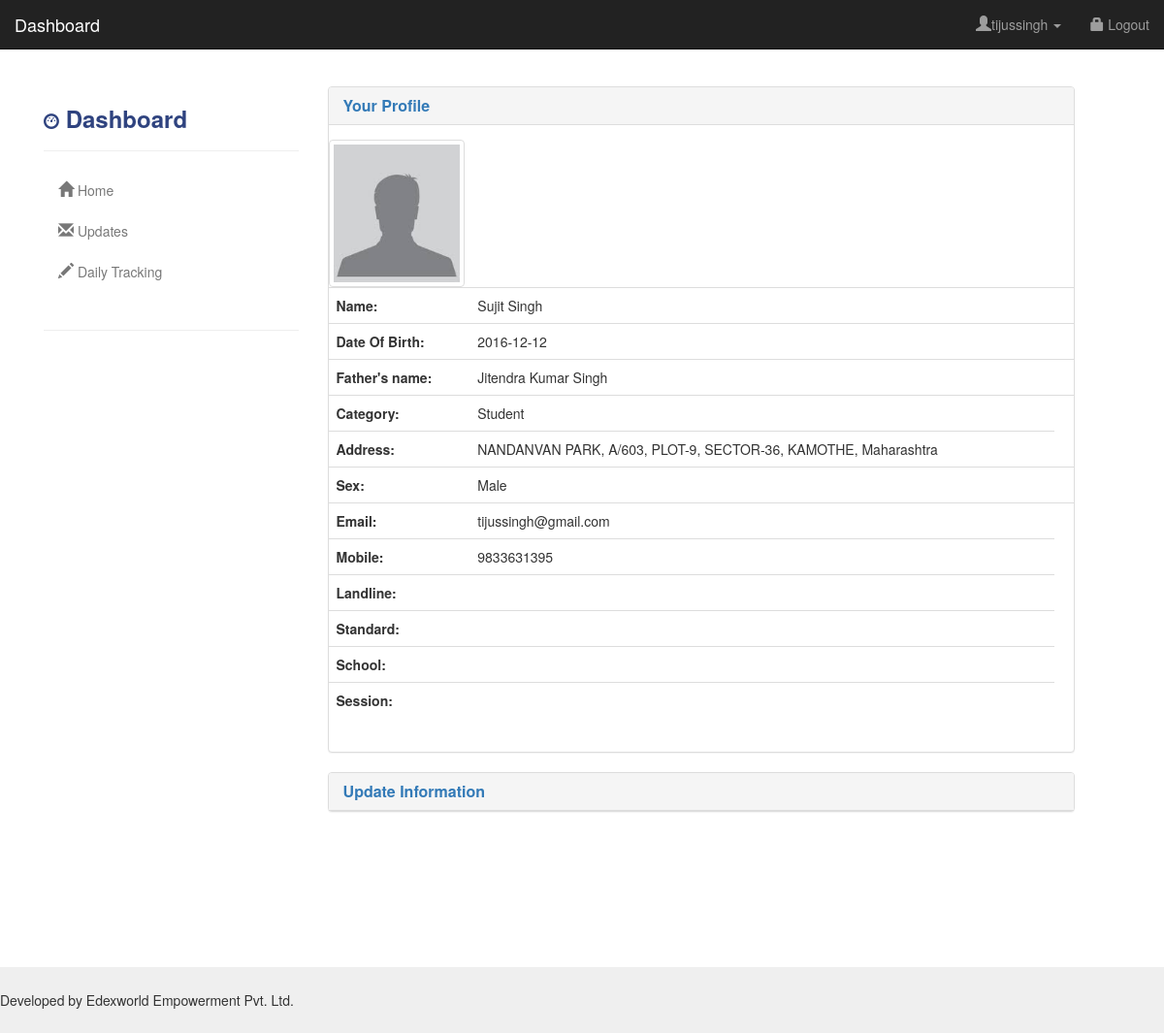
The app's page /dashboard/index.php (signed in) with its own data.
### tables this page shows
CREATE TABLE IF NOT EXISTS `registrations` (
  `id` int(11) NOT NULL AUTO_INCREMENT,
  `uniqueelement` varchar(10) NOT NULL,
  `first_name` varchar(30) NOT NULL,
  `last_name` varchar(30) NOT NULL,
  `father_name` varchar(30) NOT NULL,
  `address` varchar(100) NOT NULL,
  `state` varchar(50) NOT NULL,
  `email` varchar(50) NOT NULL,
  `mobile` varchar(10) NOT NULL,
  `username` varchar(20) NOT NULL,
  `password` varchar(20) NOT NULL,
  `confirm_password` varchar(20) NOT NULL,
  `sex` varchar(10) NOT NULL,
  `dob` varchar(15) NOT NULL,
  `image` varchar(50) NOT NULL,
  `landline` varchar(15) NOT NULL,
  `cat` varchar(10) NOT NULL,
  `verify` varchar(10) NOT NULL,
  `token` varchar(50) NOT NULL,
  PRIMARY KEY (`id`)
);

CREATE TABLE IF NOT EXISTS `student` (
  `id` int(11) NOT NULL AUTO_INCREMENT,
  `uniqueelement` varchar(20) NOT NULL,
  `Academic` varchar(10) NOT NULL,
  `Standard` varchar(10) NOT NULL,
  `schooladdress` varchar(250) NOT NULL,
  `board` varchar(150) NOT NULL,
  `maths_marksobt` varchar(10) NOT NULL,
  `maths_marksexp` varchar(10) NOT NULL,
  `opted_maths` varchar(10) NOT NULL,
  `french_marksobt` varchar(10) NOT NULL,
  `french_marksexp` varchar(10) NOT NULL,
  `opted_french` varchar(10) NOT NULL,
  `science_marksobt` varchar(10) NOT NULL,
  `science_marksexp` varchar(10) NOT NULL,
  `opted_science` varchar(10) NOT NULL,
  `sst_marksobt` varchar(10) NOT NULL,
  `sst_marksexp` varchar(10) NOT NULL,
  `opted_sst` varchar(10) NOT NULL,
  `english_marksobt` varchar(10) NOT NULL,
  `english_marksexp` varchar(10) NOT NULL,
  `opted_english` varchar(10) NOT NULL,
  `hindi_marksobt` varchar(10) NOT NULL,
  `hindi_marksexp` varchar(10) NOT NULL,
  `opted_hindi` varchar(10) NOT NULL,
  `marathi_marksobt` varchar(10) NOT NULL,
  `marathi_marksexp` varchar(10) NOT NULL,
  `opted_marathi` varchar(10) NOT NULL,
  `sanskrit_marksobt` varchar(10) NOT NULL,
  `sanskrit_marksexp` varchar(10) NOT NULL,
  `opted_sanskrit` varchar(10) NOT NULL,
  `others_marksobt` varchar(10) NOT NULL,
  `others_marksexp` varchar(10) NOT NULL,
  `opted_others` varchar(10) NOT NULL,
  PRIMARY KEY (`id`)
);

### dashboard/index.php (the view, shortened to what this page needs)
<?php
if (!(isset($_SESSION["uname"]))) {
    header("Location:/edexworld/index.php#login");
} else {
    ?>
    <!DOCTYPE html>
    <html lang="en">
        <head>
            <link href="css/bootstrap.min.css" rel="stylesheet">
            <link href="http://maxcdn.bootstrapcdn.com/font-awesome/4.2.0/css/font-awesome.min.css" rel="stylesheet">
            <link rel="stylesheet" href="http://maxcdn.bootstrapcdn.com/bootstrap/3.3.6/css/bootstrap.min.css">
            <link href="css/styles.css" rel="stylesheet">
        </head>
        <body>
            <div id="top-nav" class="navbar navbar-inverse navbar-static-top">
                <div class="container-fluid">
                    <div class="navbar-header">
                        <a class="navbar-brand" href="#">Dashboard</a>
                    </div>
                    <div class="navbar-collapse collapse">
                        <ul class="nav navbar-nav navbar-right">
                            <li class="dropdown">
                                <a class="dropdown-toggle" role="button" data-toggle="dropdown" href="#"><i class="glyphicon glyphicon-user"></i><?php echo $_SESSION["uname"]; ?> <span class="caret"></span></a>
                            </li>
                            <li><a href="../logout.php"><span class="glyphicon glyphicon-lock"></span> Logout</a></li>
                        </ul>
                    </div>
                </div>
            </div>
            <div style="padding-bottom: 200px; overflow: auto;" class="container-fluid">
                <div class="row">
                    <div style="margin-left:2.5%; margin-top:1.5%;">
                        <?php include("sidebar.php"); ?>
                    </div>
                    <div class="col-sm-8">
                        <div class="panel panel-default">
                            <div class="panel-heading" role="tab" id="headingOne">
                                <h4 class="panel-title">
                                    <strong>
                                        <a data-toggle="collapse" data-parent="#accordion" href="#collapseOne" aria-expanded="true" aria-controls="collapseOne">
                                            Your Profile
                                        </a>
                                    </strong>
                                </h4>
                            </div>
                            <div id="collapseOne" class="panel-collapse collapse in" role="tabpanel" aria-labelledby="headingOne">
                                <div class="panel-body">
                                    <?php
                                    $document_root = $_SERVER['DOCUMENT_ROOT'];
                                    include($document_root . "/functions.php");
                                    $sql = "Select * from registrations where id ='" . $_SESSION["id"] . "'";
                                    $result = $conn->query($sql);
                                    if ($result->num_rows > 0) {
                                        while ($row = $result->fetch_assoc()) {
                                            $sql2 = "Select * from student where uniqueelement='" . $row["uniqueelement"] . "'";
                                            $result2 = $conn->query($sql2);
                                            ?>
                                            <div class="row">
                                                <div style="float:left;">
                                                    <?php
                                                    if (empty($row["image"]) || is_null($row["image"])) {
                                                        print '<tr>
                                                        <td>
                                                           <img name="avatar" src="../pics/avatar.png" class="img-thumbnail" height="140" width="140"/>
                                                        </td>
                                                        <td></td><td></td>
                                                  </tr>';
                                                    }
                                                    ?>
                                                </div>
                                                <table class="table table-hover" style="float:right;">
                                                    <tr>
                                                        <th>
                                                            <b> Name:</b>&nbsp;
                                                        </th>
                                                        <td>
                                                            <?php echo ucwords($row["first_name"]) . " " . ucwords($row["last_name"]); ?>
                                                        </td>
                                                        <td>
                                                        </td>
                                                    </tr>
                                                    <tr>
                                                        <th>
                                                            <b> Date Of Birth:</b>&nbsp;
                                                        </th>
                                                        <td>
                                                            <?php echo $row["dob"]; ?>
                                                        </td>
                                                        <td>
                                                        </td>
                                                    </tr>
                                                    <tr>
                                                        <th>
                                                            <b> Father's name:</b>&nbsp;
                                                        </th>
                                                        <td>
                                                            <?php echo ucwords($row["father_name"]); ?>
                                                        </td>
                                                        <td>
                                                        </td>
                                                    </tr>
                                                    <tr>
                                                        <th>
                                                            <b> Category:</b>&nbsp;
                                                        </th>
                                                        <td>
                                                            <?php echo $row["cat"]; ?>
                                                        </td>
                                                        <td>
                                                        </td>
                                                    </tr>
                                                    <tr>
                                                        <th>
                                                            <b> Address:</b>&nbsp;
                                                        </th>
                                                        <td>
                                                            <span id="label1"><?php echo $row["address"] . ", " . $row["state"]; ?> </span>
                                                        </td>
                                                    </tr>
                                                    <tr>
                                                        <th>
                                                            <b> Sex:</b>&nbsp;
                                                        </th>
                                                        <td>
                                                            <?php echo $row["sex"]; ?>
                                                        </td>
                                                        <td>
                                                        </td>
                                                    </tr>
                                                    <tr>
                                                        <th>
                                                            <b> Email:</b>&nbsp;
                                                        </th>
                                                        <td>
                                                            <?php echo $row["email"]; ?>
                                                        </td>
                                                        <td>
                                                        </td>
                                                    </tr>
                                                    <tr>
                                                        <th>
                                                            <b> Mobile:</b>&nbsp;
                                                        </th>
                                                        <td>
                                                            <span id="label2"><?php echo $row["mobile"]; ?> </span>
                                                        </td>
                                                    </tr>
                                                    <tr>
                                                        <th>
                                                            <b> Landline:</b>&nbsp;
                                                        </th>
                                                        <td>
                                                        </td>
                                                    </tr>
                                                    <?php
                                                    if ($row["cat"] == "Student") {
                                                        while ($row2 = $result2->fetch_assoc()) {
                                                            ?>
                                                            <tr>
                                                                <th>
                                                                    <b> Standard:</b>&nbsp;
                                                                </th>
                                                                <td>
                                                                </td>
                                                            </tr>
                                                            <tr>
                                                                <th>
                                                                    <b> School:</b>&nbsp;
                                                                </th>
                                                                <td>
                                                                </td>
                                                            </tr>
                                                            <tr>
                                                                <th>
                                                                    <b> Session:</b>&nbsp;
                                                                </th>
                                                                <td>
                                                                </td>
                                                            </tr>
                                                            <?php
                                                        }
                                                    }
                                                    ?>
                                                </table>
                                            </div>
                                        </div>
                                    </div>
                                </div>
                                <div class="panel panel-default">
                                    <div class="panel-heading" role="tab" id="headingTwo">
                                        <h4 class="panel-title">
                                            <strong>
                                                <a class="collapsed" data-toggle="collapse" data-parent="#accordion" href="#collapseTwo" aria-expanded="false" aria-controls="collapseTwo">
                                                    Update Information
                                                </a>
                                            </strong>
                                        </h4>
                                    </div>
                                </div>
                                <?php
                            }
                        } else {
                            echo "0 results";
                        }
                        ?>
                    </div>
                </div>
                <?php include("footer.php"); ?>
        </body>
    </html>
    <?php
}
?>

### dashboard/sidebar.php
<div class="col-sm-3">
            <h3 class="heading"><strong><i class="glyphicon glyphicon-dashboard"></i> Dashboard</strong></h3></a>
            <hr>
            <ul class="nav nav-stacked">
                <li class="nav-header">
                    <ul class="nav nav-stacked " id="userMenu">
                        <li class="active"> <a href="index.php"><i class="glyphicon glyphicon-home"></i> Home</a></li>
                        <li><a href="updates.php"><i class="glyphicon glyphicon-envelope"></i> Updates </a></li>
                        <li><a href="daily tracking.php"><i class="glyphicon glyphicon-pencil"></i> Daily Tracking</a></li>
                    </ul>
                </li><br>
            </ul>
            <hr>
        </div>

### dashboard/footer.php
</div>
<footer class="footer">Developed by Edexworld Empowerment Pvt. Ltd. </footer>

### dashboard/css/styles.css (style rules this page uses)
.navbar-static-top { margin-bottom:20px; }
i { font-size:16px; }
.nav > li > a { color:#787878; }
.heading { color: #2F437F; }
footer { margin-top:-5%; padding-top:2%; padding-bottom:2%; width: 100%; background-color:#efefef; position: relative; clear: both; }

### records on screen
registrations: first_name "Sujit", last_name "Singh", dob "2016-12-12", father_name "Jitendra Kumar Singh", cat "Student", address "NANDANVAN PARK, A/603, PLOT-9, SECTOR-36, KAMOTHE", state "Maharashtra", sex "Male", email "tijussingh@gmail.com", mobile "9833631395"

### other values on screen
$_SESSION["uname"] "tijussingh"
